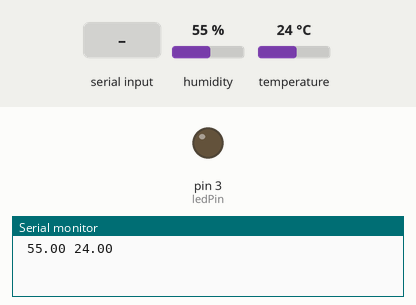
This sketch was run on a simulated Arduino Uno, built with avr-gcc and run on an emulated ATmega328P. Parts: output pins drawn as LEDs (lit = HIGH), the last lines printed to the serial monitor. The inputs (shaded band) are chosen by the test bench; at power-on: humidity 55 %, temperature 24 °C.

Above: at 3.0 s.
3.1 s: "0" received over Serial
At 5.0 s:
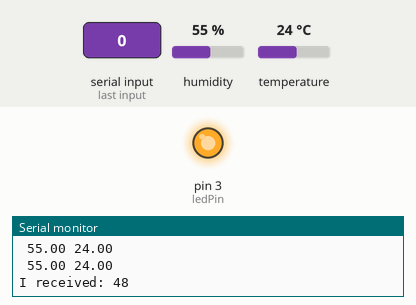
5.5 s: "1" received over Serial
At 6.8 s:
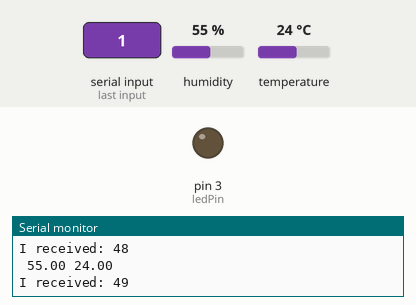
Timing chart, 0 to 8.5 s (numbered marks = the images above; inputs shaded):
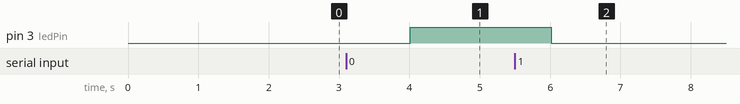

Measured:
- after the input at 3.1 s, pin 3 (ledPin): LOW → HIGH after 0.91 s
- after the input at 5.5 s, pin 3 (ledPin): HIGH → LOW after 0.52 s

The sketch:

sketch_mar21a.ino
```cpp
  #include <Adafruit_GFX.h>
  #include <Adafruit_PCD8544.h>

  #include "DHT.h"

  #define DHTPIN 2 // номер пина, к которому подсоединен датчик
  int ledPin = 3;
  byte incomingByte;


  DHT dht(DHTPIN, DHT22);


  void setup() {

  pinMode(ledPin, OUTPUT);

  Serial.begin(9600);

  dht.begin();

  }

  void loop() {

  // Задержка 2 секунды между измерениями

  delay(2000);

  //Считываем влажность

  float h = dht.readHumidity();

  // Считываем температуру

  float t = dht.readTemperature();

  // Проверка удачно прошло ли считывание.

  if (isnan(h) || isnan(t)) {

  Serial.println("Не удается считать показания");

  return;

  }

  Serial.print(" ");
  Serial.print( h );
  Serial.print(" ");
  //Serial.print("Temperture: ");
  Serial.print(t);
  //Serial.print(" *C ");
  Serial.print(" \n");
  //Serial.print(" \n");


  if (Serial.available() > 0) {
    incomingByte = Serial.read();

    if(incomingByte == '0'){
      digitalWrite(ledPin, HIGH);

    }
    else if (incomingByte == '1'){
      digitalWrite(ledPin, LOW);
    }

      Serial.print("I received: ");
      Serial.println(incomingByte, DEC);
  }
  }
```
